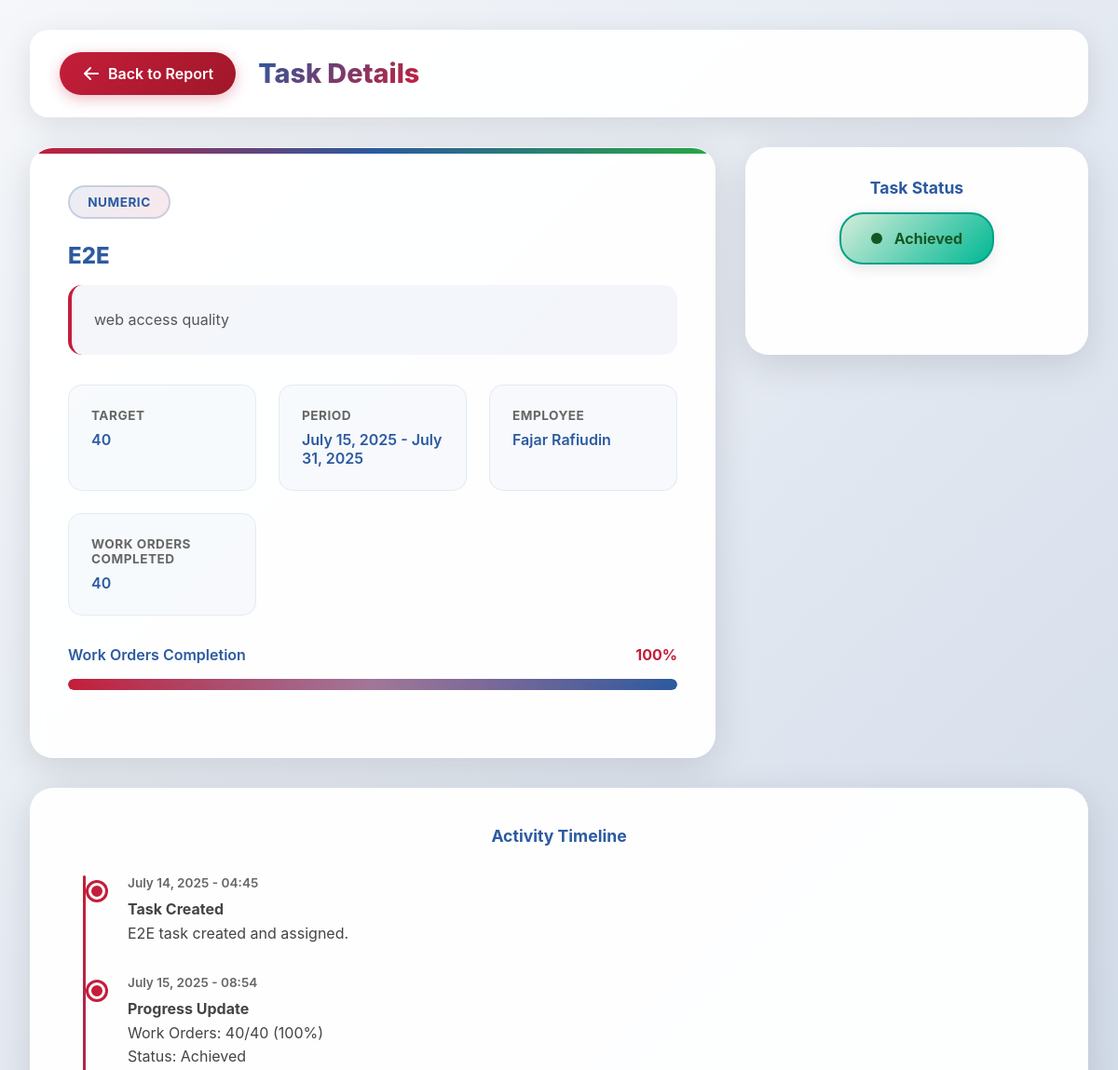
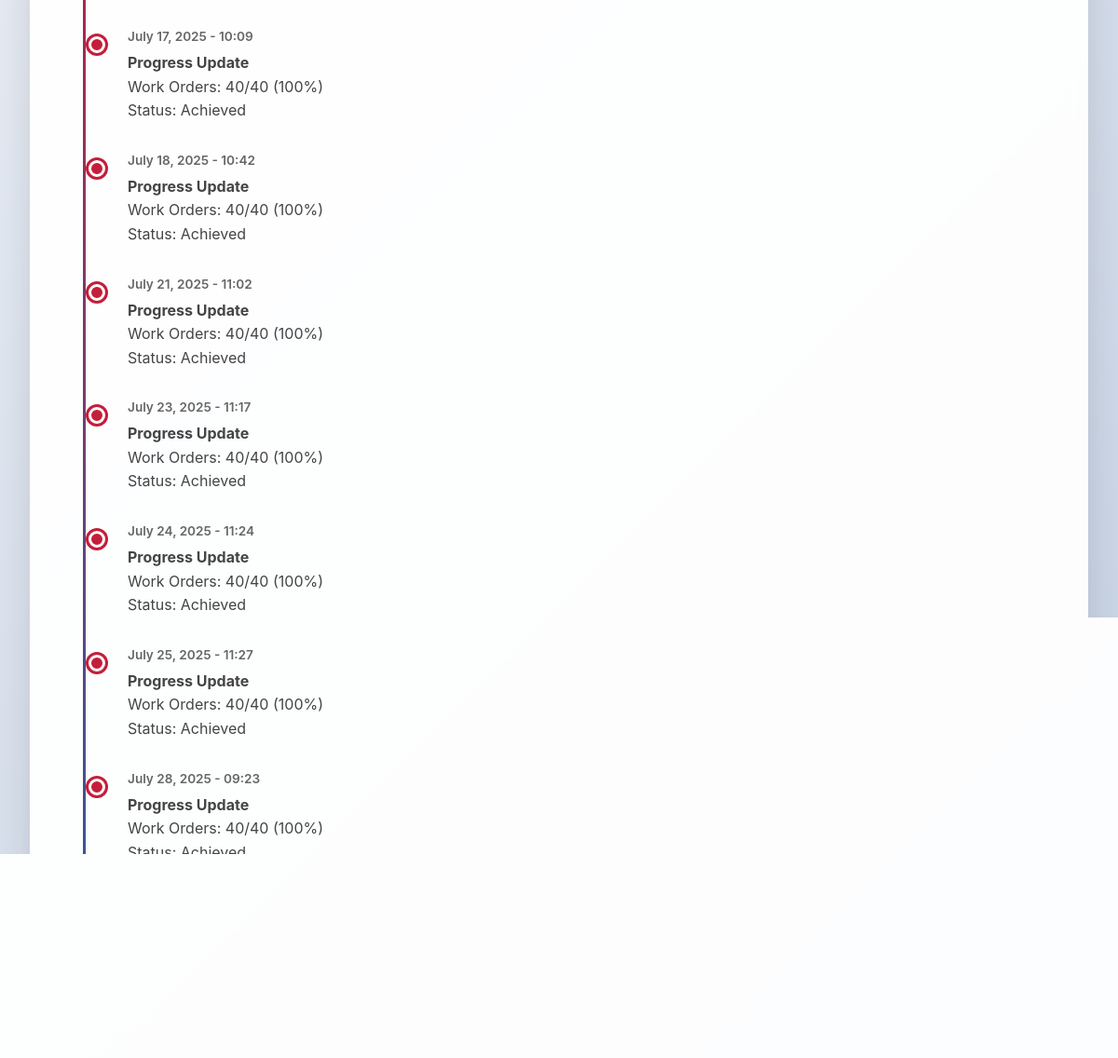
The page /manager/report_detail.php?id=76 (signed in) on the database its author committed (2 pictures, top to bottom).
### tables this page shows
CREATE TABLE `user_tasks` (
  `id` int NOT NULL,
  `user_id` int NOT NULL,
  `task_id` int NOT NULL,
  `task_type` enum('numeric','textual') NOT NULL DEFAULT 'numeric',
  `start_date` date NOT NULL,
  `end_date` date NOT NULL,
  `description` varchar(255) DEFAULT NULL,
  `target_int` int DEFAULT NULL,
  `target_str` varchar(255) DEFAULT NULL,
  `progress_int` int DEFAULT '0',
  `total_completed` int DEFAULT '0',
  `status` enum('In Progress','Achieved','Non Achieved') DEFAULT 'In Progress',
  `created_at` timestamp NULL DEFAULT CURRENT_TIMESTAMP,
  `updated_at` timestamp NULL DEFAULT CURRENT_TIMESTAMP ON UPDATE CURRENT_TIMESTAMP
);

CREATE TABLE `tasks` (
  `id` int NOT NULL,
  `name` varchar(255) NOT NULL,
  `created_at` timestamp NULL DEFAULT CURRENT_TIMESTAMP,
  `updated_at` timestamp NULL DEFAULT CURRENT_TIMESTAMP ON UPDATE CURRENT_TIMESTAMP
);

CREATE TABLE `users` (
  `id` int NOT NULL,
  `name` varchar(100) NOT NULL,
  `nik` varchar(20) NOT NULL,
  `phone` varchar(20) DEFAULT NULL,
  `email` varchar(100) NOT NULL,
  `gender` enum('male','female') DEFAULT NULL,
  `profile_photo` varchar(255) DEFAULT NULL,
  `status` enum('Active','Inactive') DEFAULT 'Active',
  `password` varchar(255) NOT NULL,
  `role` enum('admin','manager','employee') DEFAULT 'employee',
  `created_at` timestamp NULL DEFAULT CURRENT_TIMESTAMP,
  `updated_at` timestamp NULL DEFAULT CURRENT_TIMESTAMP ON UPDATE CURRENT_TIMESTAMP
);

CREATE TABLE `task_achievements` (
  `id` int NOT NULL,
  `user_task_id` int NOT NULL,
  `user_id` int NOT NULL,
  `work_orders` int DEFAULT '0',
  `work_orders_completed` int DEFAULT '0',
  `progress_int` int DEFAULT NULL,
  `notes` text,
  `kendala` text,
  `status` enum('In Progress','Achieved','Non Achieved') NOT NULL,
  `created_at` timestamp NULL DEFAULT CURRENT_TIMESTAMP
);

### manager/report_detail.php (the view, shortened to what this page needs)
<?php
require_once '../config.php';
$task_id = isset($_GET['id']) ? (int)$_GET['id'] : 0;
$taskQuery = "SELECT
    ut.id as user_task_id,
    ut.description,
    ut.target_int,
    ut.target_str,
    ut.progress_int,
    ut.start_date,
    ut.end_date,
    ut.status,
    ut.created_at,
    ut.task_type,
    t.name as task_name,
    u.name as user_name
FROM user_tasks ut
JOIN tasks t ON ut.task_id = t.id
JOIN users u ON ut.user_id = u.id
WHERE ut.id = ?";
$stmt = $conn->prepare($taskQuery);
$stmt->bind_param("i", $task_id);
$stmt->execute();
$result = $stmt->get_result();
$task = $result->fetch_assoc();
$achievementsQuery = "SELECT
    progress_int,
    notes,
    work_orders,
    work_orders_completed,
    kendala,
    status,
    created_at
FROM task_achievements
WHERE user_task_id = ?
ORDER BY created_at ASC";
$achievementsStmt = $conn->prepare($achievementsQuery);
$achievementsStmt->bind_param("i", $task_id);
$achievementsStmt->execute();
$achievementsResult = $achievementsStmt->get_result();
$achievements = $achievementsResult->fetch_all(MYSQLI_ASSOC);
$progress_percentage = isset($task['progress_int']) ? $task['progress_int'] : 0;
$current_status = $task['status'];
if (!empty($achievements)) {
    $latestAchievement = end($achievements);
    $current_status = $latestAchievement['status'];
}
?>
<!DOCTYPE html>
<html lang="id">
<head>
    <link rel="stylesheet" href="../css/karyawan/style-view.css" />
</head>
<body>
    <div class="container">
        <div class="detail-header">
            <a href="report.php" class="back-btn">
                <svg width="20" height="20" fill="currentColor" viewBox="0 0 20 20">
                    <path fill-rule="evenodd" d="M9.707 16.707a1 1 0 01-1.414 0l-6-6a1 1 0 010-1.414l6-6a1 1 0 011.414 1.414L5.414 9H17a1 1 0 110 2H5.414l4.293 4.293a1 1 0 010 1.414z" clip-rule="evenodd"/>
                </svg>
                Back to Report
            </a>
            <h1 class="page-title">Task Details</h1>
        </div>
        <div class="detail-content">
            <div class="task-info-card">
                <div class="task-type-badge"><?php echo ucfirst($task['task_type']); ?></div>
                <h2 class="task-title"><?php echo htmlspecialchars($task['task_name']); ?></h2>
                <div class="task-description">
                    <?php echo htmlspecialchars($task['description']); ?>
                </div>
                <div class="task-details-grid">
                    <div class="detail-item">
                        <div class="detail-label">Target</div>
                        <div class="detail-value">
                            <?php
                            if ($task['task_type'] == 'numeric' && !empty($task['target_int'])) {
                                echo $task['target_int'];
                            } elseif (($task['task_type'] == 'textual' || $task['task_type'] == 'text') && !empty($task['target_str'])) {
                                echo htmlspecialchars($task['target_str']);
                            } elseif (!empty($task['target_str'])) {
                                echo htmlspecialchars($task['target_str']);
                            } elseif (!empty($task['target_int'])) {
                                echo $task['target_int'];
                            } else {
                                echo 'Target not specified';
                            }
                            ?>
                        </div>
                    </div>
                    <div class="detail-item">
                        <div class="detail-label">Period</div>
                        <div class="detail-value">
                            <?php
                            $start_date = $task['start_date'] ? date('F j, Y', strtotime($task['start_date'])) : '-';
                            $end_date = $task['end_date'] ? date('F j, Y', strtotime($task['end_date'])) : '-';
                            echo $start_date . ' - ' . $end_date;
                            ?>
                        </div>
                    </div>
                    <div class="detail-item">
                        <div class="detail-label">Employee</div>
                        <div class="detail-value"><?php echo htmlspecialchars($task['user_name']); ?></div>
                    </div>
                    <?php if (!empty($achievements)): ?>
                    <div class="detail-item">
                        <div class="detail-label">Work Orders Completed</div>
                        <div class="detail-value">
                            <?php
                            $latestAchievement = end($achievements);
                            $wo_completed = (int)($latestAchievement['work_orders_completed'] ?? 0);
                            echo $wo_completed;
                            ?>
                        </div>
                    </div>
                    <?php endif; ?>
                </div>
                <div class="progress-section">
                    <div class="progress-label">
                        <span class="progress-title">Work Orders Completion</span>
                        <span class="progress-percentage"><?php echo round($progress_percentage); ?>%</span>
                    </div>
                    <div class="progress-bar">
                        <div class="progress-fill" style="width: <?php echo round($progress_percentage); ?>%"></div>
                    </div>
                </div>
            </div>
            <div class="status-card">
                <div class="status-header">
                    <h3 class="status-title">Task Status</h3>
                    <div class="status-badge-large status-<?php echo strtolower(str_replace(' ', '-', $current_status)); ?>">
                        <div class="status-indicator"></div>
                        <?php echo htmlspecialchars($current_status); ?>
                    </div>
                </div>
            </div>
        </div>
        <div class="timeline-section">
            <h3 class="timeline-title">Activity Timeline</h3>
            <div class="timeline">
                <div class="timeline-item">
                    <div class="timeline-date"><?php echo date('F j, Y - H:i', strtotime($task['created_at'])); ?></div>
                    <div class="timeline-content">
                        <strong>Task Created</strong><br>
                        <?php echo htmlspecialchars($task['task_name']); ?> task created and assigned.
                    </div>
                </div>
                <?php foreach ($achievements as $achievement): ?>
                <div class="timeline-item">
                    <div class="timeline-date"><?php echo date('F j, Y - H:i', strtotime($achievement['created_at'])); ?></div>
                    <div class="timeline-content">
                        <strong>Progress Update</strong><br>
                        <?php
                        $wo_total = (int)($achievement['work_orders'] ?? 0);
                        $wo_completed = (int)($achievement['work_orders_completed'] ?? 0);
                        $wo_percentage = $wo_total > 0 ? round(($wo_completed / $wo_total) * 100) : 0;
                        ?>
                        Work Orders: <?php echo $wo_completed; ?>/<?php echo $wo_total; ?> (<?php echo $wo_percentage; ?>%)
                        <br>Status: <?php echo htmlspecialchars($achievement['status'] == 'In Progress' ? 'Non Achieved' : $achievement['status']); ?>
                    </div>
                </div>
                <?php endforeach; ?>
                <div class="timeline-item">
                    <div class="timeline-date"><?php echo date('F j, Y - H:i'); ?></div>
                    <div class="timeline-content">
                        <strong>Current Status: <?php echo htmlspecialchars($current_status); ?></strong><br>
                    </div>
                </div>
            </div>
        </div>
    </div>
</body>
</html>

### rows shown on the page
user_tasks: task_type "NUMERIC", task.name "E2E", description "web access quality", target_int "40", start_date "July 15, 2025", end_date "July 31, 2025", user.name "Fajar Rafiudin", progress_int "100", created_at "July 14, 2025 - 04:45"
task_achievements: work_orders_completed "40", status "Achieved", created_at "July 28, 2025 - 09:23", work_orders "40", wo_percentage "100"
task_achievements: created_at "July 15, 2025 - 08:54", work_orders_completed "40", work_orders "40", wo_percentage "100", status "Achieved"
task_achievements: created_at "July 17, 2025 - 10:09", work_orders_completed "40", work_orders "40", wo_percentage "100", status "Achieved"
task_achievements: created_at "July 18, 2025 - 10:42", work_orders_completed "40", work_orders "40", wo_percentage "100", status "Achieved"
task_achievements: created_at "July 21, 2025 - 11:02", work_orders_completed "40", work_orders "40", wo_percentage "100", status "Achieved"
task_achievements: created_at "July 23, 2025 - 11:17", work_orders_completed "40", work_orders "40", wo_percentage "100", status "Achieved"
task_achievements: created_at "July 24, 2025 - 11:24", work_orders_completed "40", work_orders "40", wo_percentage "100", status "Achieved"
task_achievements: created_at "July 25, 2025 - 11:27", work_orders_completed "40", work_orders "40", wo_percentage "100", status "Achieved"
